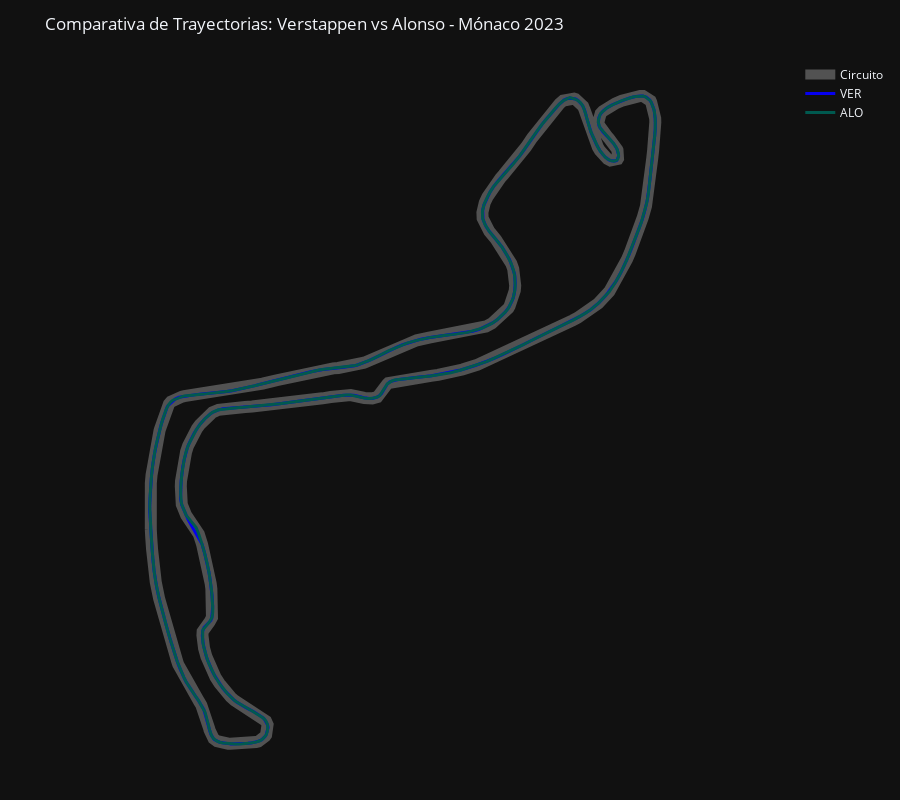

Here is the notebook cell this chart was saved with:
### Code cell
df_track = tel_alo[["X", "Y"]].dropna().drop_duplicates().reset_index(drop=True)

def prepare_driver_path(tel, driver):
    df = tel.copy()
    df["Driver"] = driver
    df["Time_s"] = df["Time"].dt.total_seconds()
    return df[["X", "Y", "Speed", "Throttle", "Brake", "nGear", "Time_s", "Distance", "Driver"]]

df_ver_path = prepare_driver_path(tel_ver, "VER")
df_alo_path = prepare_driver_path(tel_alo, "ALO")
df_paths = pd.concat([df_ver_path, df_alo_path], ignore_index=True)

def plot_track_with_paths(df_track, df_paths, color_var=None):
    fig = go.Figure()

    fig.add_trace(go.Scatter(x=df_track["X"],y=df_track["Y"], mode="lines", name="Circuito", 
                             line=dict(color="rgba(180, 180, 180, 0.4)", width=12),hoverinfo="skip"))

    color_map = {"VER": "#0600EF", "ALO": "#00594F"}

    for drv in df_paths["Driver"].unique():
        df_drv = df_paths[df_paths["Driver"] == drv]

        if color_var is None:
            fig.add_trace(go.Scatter(x=df_drv["X"],y=df_drv["Y"],mode="lines",name=drv,
                line=dict(width=3, color=color_map.get(drv)),
                hovertemplate=("<b>Piloto: %{text}</b><br>" +"Velocidad: %{customdata[0]:.1f} km/h<br>" +
                               "Gas: %{customdata[1]:.0f}%<br>" +"Freno: %{customdata[2]}<br>" +
                               "Marcha: %{customdata[3]}<br>" +"<extra></extra>"),
                text=[drv]*len(df_drv),
                customdata=np.stack([df_drv["Speed"],df_drv["Throttle"],df_drv["Brake"].astype(int),df_drv["nGear"]], axis=-1)))
        else:
            fig.add_trace(go.Scattergl(x=df_drv["X"],y=df_drv["Y"],mode="markers",
                name=f"{drv} ({color_var})",
                marker=dict(size=4,color=df_drv[color_var],colorscale="Turbo",
                    showscale=(drv == df_paths["Driver"].unique()[0]),opacity=0.8),
                text=[drv]*len(df_drv),
                hovertemplate=f"<b>{drv}</b><br>{color_var}: %{{marker.color:.1f}}<extra></extra>"
            ))

    fig.update_layout(title="Comparativa de Trayectorias: Verstappen vs Alonso - Mónaco 2023",
        xaxis=dict(scaleanchor="y", scaleratio=1, showgrid=False, zeroline=False, visible=False),
        yaxis=dict(showgrid=False, zeroline=False, visible=False),
        template="plotly_dark",
        height=800,
        margin=dict(l=20, r=20, t=60, b=20)
    )

    fig.show()

plot_track_with_paths(df_track, df_paths)

### Figure 1 — Plotly figure (JSON) as saved in the notebook; plotly's stock layout.template omitted (floating-point values rounded to 4 significant figures; data arrays with more than 128 entries replaced by an {"elided": "..."} marker saying what was removed)
{"data": [{"hoverinfo": "skip", "line": {"color": "rgba(180, 180, 180, 0.4)", "width": 12}, "mode": "lines", "name": "Circuito", "type": "scatter", "x": {"elided": "545 float values"}, "y": {"elided": "545 float values"}}, {"customdata": {"elided": "523x4 float values"}, "hovertemplate": "<b>Piloto: %{text}</b><br>Velocidad: %{customdata[0]:.1f} km/h<br>Gas: %{customdata[1]:.0f}%<br>Freno: %{customdata[2]}<br>Marcha: %{customdata[3]}<br><extra></extra>", "line": {"color": "#0600EF", "width": 3}, "mode": "lines", "name": "VER", "text": {"elided": "523 str values"}, "type": "scatter", "x": {"elided": "523 float values"}, "y": {"elided": "523 float values"}}, {"customdata": {"elided": "545x4 float values"}, "hovertemplate": "<b>Piloto: %{text}</b><br>Velocidad: %{customdata[0]:.1f} km/h<br>Gas: %{customdata[1]:.0f}%<br>Freno: %{customdata[2]}<br>Marcha: %{customdata[3]}<br><extra></extra>", "line": {"color": "#00594F", "width": 3}, "mode": "lines", "name": "ALO", "text": {"elided": "545 str values"}, "type": "scatter", "x": {"elided": "545 float values"}, "y": {"elided": "545 float values"}}], "layout": {"height": 800, "margin": {"b": 20, "l": 20, "r": 20, "t": 60}, "title": {"text": "Comparativa de Trayectorias: Verstappen vs Alonso - Mónaco 2023"}, "xaxis": {"scaleanchor": "y", "scaleratio": 1, "showgrid": false, "visible": false, "zeroline": false}, "yaxis": {"showgrid": false, "visible": false, "zeroline": false}}}
